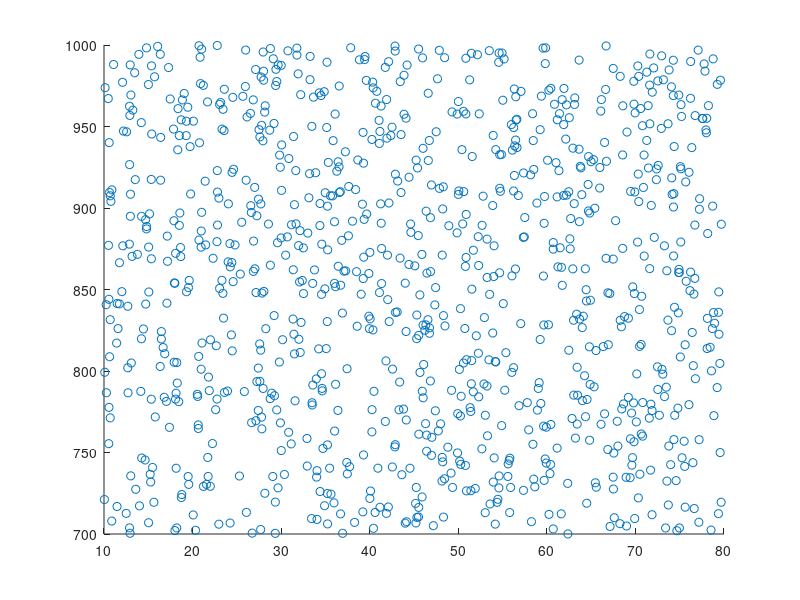

Write the MATLAB code that produced this figure. (Note: this script raises an error after producing the figure.)
clear; close all;
addpath('./FastICA_21');

% Signal specification
p1_limit = [10 80];
p2_limit = [700 1000];
N = 1000;

% Generation
p1 = unifrnd(p1_limit(1), p1_limit(2), 1, N);
p2 = unifrnd(p2_limit(1), p2_limit(2), 1, N);

% Plot original signal
scatter(p1, p2);

% Mixing
source = [p1;p2];
A = [0.8 0.3;
     0.6 0.3];
mixed = A * source;

% ICA
[icasig] = fastica(mixed);

close all;

figure;
% Plot mixed
scatter(icasig(1,:), icasig(2,:));
hold on;


